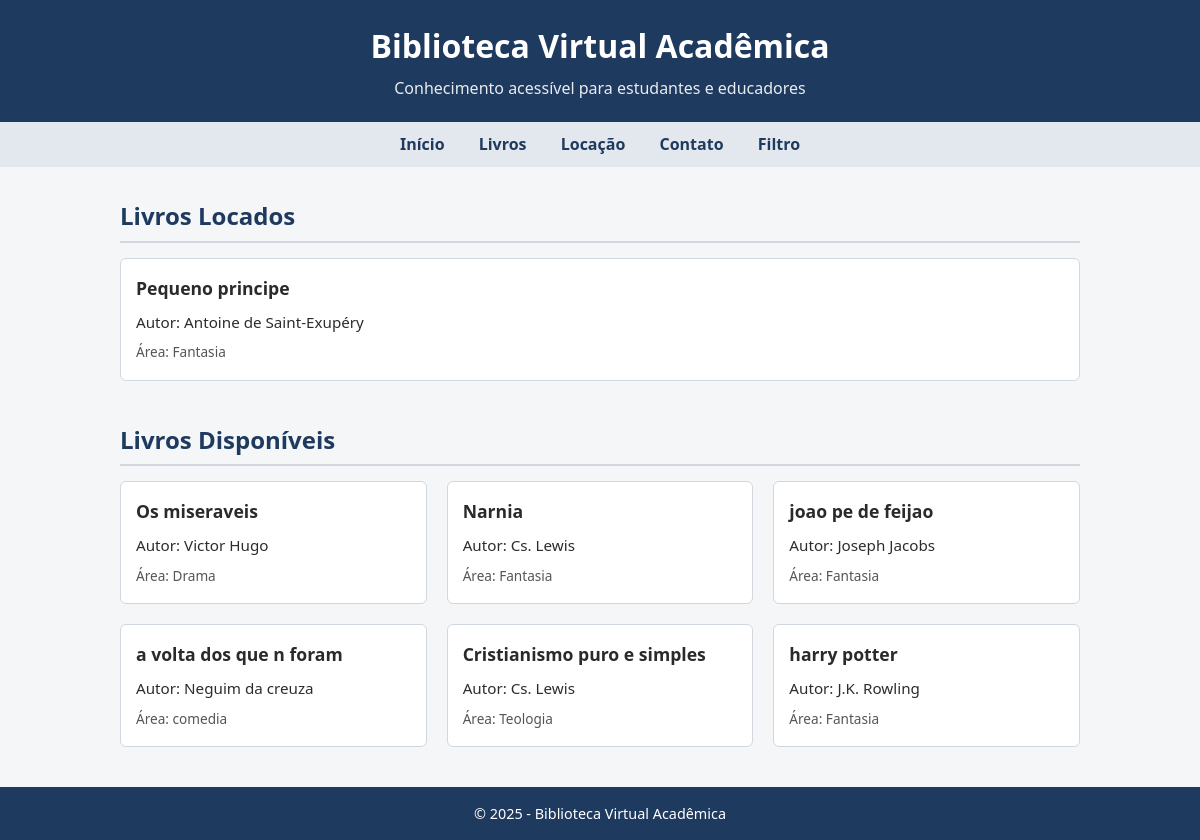
Page /livros/ on the earlier database version.
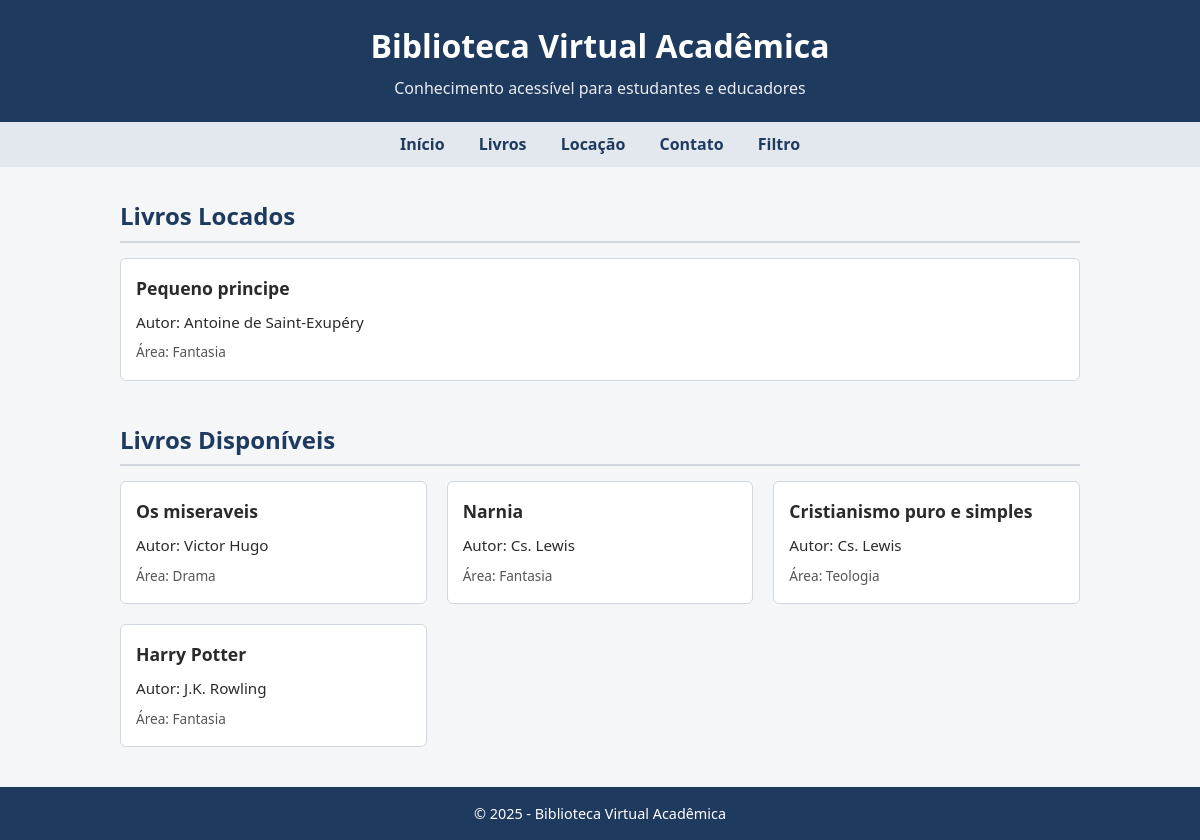
Same page on the later database version.
### cadastro/models.py (models this page shows, shortened)
class Livro(models.Model):
    STATUS_CHOICES = [
        ('D', 'Disponível'),
        ('L', 'Locado'),
    ]
    titulo = models.CharField(max_length=100)
    status = models.CharField(max_length=1, choices=STATUS_CHOICES, default='D')
    autor = models.CharField(max_length=150)
    area = models.CharField(max_length=100)

### cadastro/views.py (the view)
# urls.py: path('livros/', livros, name='livros'),
def livros(request):
    livros_disponiveis = Livro.objects.filter(status='D')
    livros_locados = Livro.objects.filter(status='L')
    return render(request, 'livros.html', {
        'livros_disponiveis': livros_disponiveis,
        'livros_locados': livros_locados
    })

### cadastro/templates/livros.html (shortened to what this page needs)
{% load static %}
<!DOCTYPE html>
<html lang="pt-BR">
<head>
</head>
<body>
<header>
    <h1>Biblioteca Virtual Acadêmica</h1>
    <p>Conhecimento acessível para estudantes e educadores</p>
</header>
<nav>
    <a href="{% url 'home' %}">Início</a>
    <a href="{% url 'livros' %}">Livros</a>
    <a href="{% url 'locacao' %}">Locação</a>
    <a href="{% url 'contato' %}">Contato</a>
    <a href="{% url 'filtro' %}">Filtro</a>
</nav>
<main>
    <section>
        <h2>Livros Locados</h2>
        <div class="livros">
            {% for livro in livros_locados %}
                <div class="livro">
                    <h3>{{ livro.titulo }}</h3>
                    <p>Autor: {{ livro.autor }}</p>
                    <span>Área: {{ livro.area }}</span>
                </div>
            {% empty %}
                <p class="vazio">Nenhum livro locado no momento.</p>
            {% endfor %}
        </div>
    </section>
    <section>
        <h2>Livros Disponíveis</h2>
        <div class="livros">
            {% for livro in livros_disponiveis %}
                <div class="livro">
                    <h3>{{ livro.titulo }}</h3>
                    <p>Autor: {{ livro.autor }}</p>
                    <span>Área: {{ livro.area }}</span>
                </div>
            {% empty %}
                <p class="vazio">Nenhum livro disponível no momento.</p>
            {% endfor %}
        </div>
    </section>
</main>
<footer>
    <p>&copy; 2025 - Biblioteca Virtual Acadêmica</p>
</footer>
</body>
</html>

Differences in the rows shown:
removed Livro: titulo "joao pe de feijao", autor "Joseph Jacobs", area "Fantasia", shown under "Livros Disponíveis"
removed Livro: titulo "a volta dos que n foram", autor "Neguim da creuza", area "comedia", shown under "Livros Disponíveis"
changed Livro "J.K. Rowling": titulo "harry potter" → "Harry Potter"
